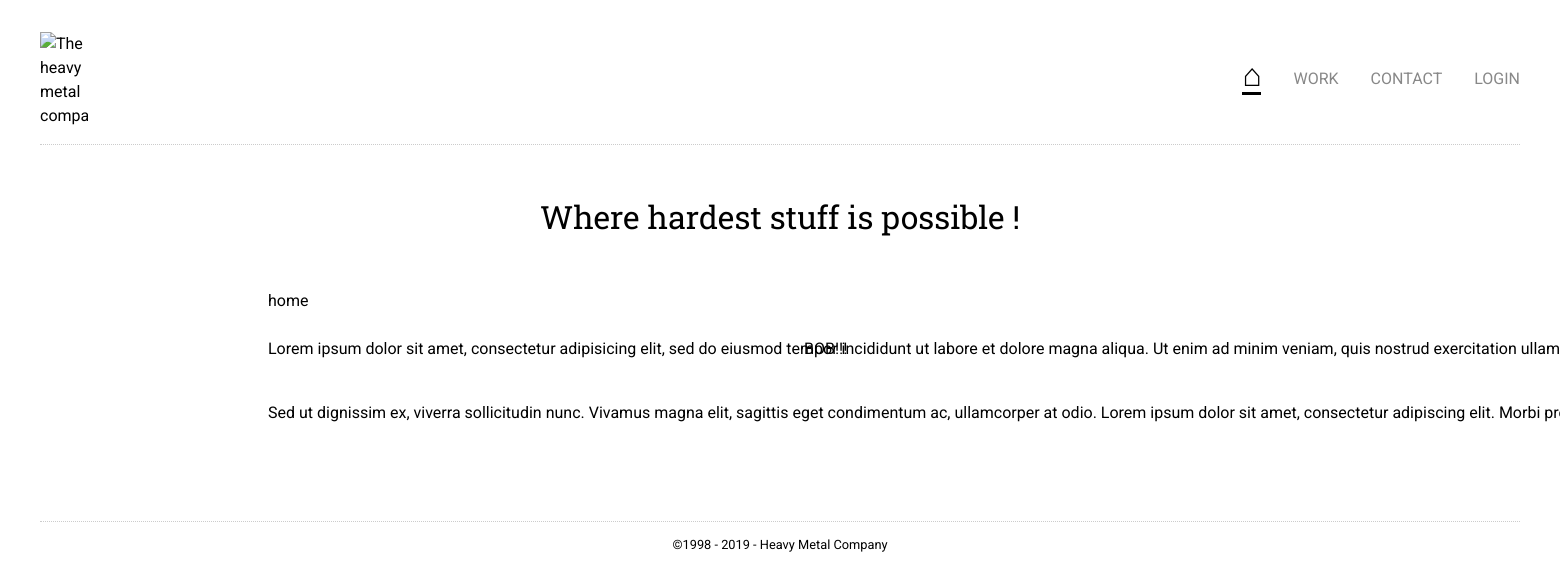
The page / on the database its author committed.
### tables this page shows
CREATE TABLE `pages` (
  `id` smallint(5) unsigned NOT NULL AUTO_INCREMENT,
  `parent_id` smallint(5) unsigned NOT NULL DEFAULT '0',
  `page_key` varchar(20) DEFAULT NULL,
  `title` varchar(255) NOT NULL,
  `menu` varchar(50) DEFAULT NULL,
  `slug` varchar(255) NOT NULL,
  `content` text,
  `is_home` tinyint(1) unsigned DEFAULT '0',
  `is_visible` tinyint(1) unsigned DEFAULT '1',
  `position` tinyint(3) unsigned DEFAULT NULL,
  `last_update` timestamp NOT NULL DEFAULT CURRENT_TIMESTAMP ON UPDATE CURRENT_TIMESTAMP,
  `created_on` timestamp NOT NULL DEFAULT CURRENT_TIMESTAMP,
  PRIMARY KEY (`id`)
);

### php/pdo.php (called while the page is built)
<?php
$db_host    = '127.0.0.1';
$db_name    = 'poco_minisite';
$db_user    = 'root';
$db_pass    = '444666';
$db_charset = 'utf8mb4';
$dsn = "mysql:host=$db_host;dbname=$db_name;charset=$db_charset";
$pdo_options = [
  PDO::ATTR_EMULATE_PREPARES    => false,
  PDO::ATTR_DEFAULT_FETCH_MODE  => PDO::FETCH_ASSOC,
  PDO::ATTR_ERRMODE             => PDO::ERRMODE_EXCEPTION
];
$db = null;
try {
  $db = new PDO($dsn, $db_user, $db_pass, $pdo_options);
} catch (PDOException $e) {
  echo $e->getMessage();
}
function db() {
	global $db;
	if(is_object($db)) {
    return $db;
  }
  else {
    exit("DB IS NOT AN OBJECT! No database connection.");
  }
}

### php/queries.php (called while the page is built)
<?php
function query($zone, $params = []) {
	switch($zone) {
		case 'settings' :
			$sql = "SELECT settings_key, settings_value FROM settings ORDER BY position ASC";
			try {
				$sth = db()->prepare($sql);
				$sth->execute($params);
				$results = $sth->fetchAll(PDO::FETCH_KEY_PAIR);
			} catch(PDOException $e) {
				debug($e->getMessage());
			}
		break;
		case 'menus' :
			$where = "";
			if(!is_admin()) {
				$where = "WHERE is_visible = ?";
				$params[] = 1;
			}
			$sql = "SELECT slug, menu, is_home, is_visible FROM pages $where ORDER BY position ASC";
			try {
				$sth = db()->prepare($sql);
				$sth->execute($params);
				$results = $sth->fetchAll();
			} catch(PDOException $e) {
				debug($e->getMessage());
			}
		break;
		case 'page' :
			$and = "";
			if(!is_admin()) {
				$and = "AND is_visible = ?";
				$params[] = 1;
			}
			$sql = "SELECT page_key, title, content FROM pages WHERE slug = ? $and";
			try {
				$sth = db()->prepare($sql);
				$sth->execute($params);
				$results = $sth->fetch();
			} catch(PDOException $e) {
				debug($e->getMessage());
			}
		break;
		case 'home_slug' :
			$sql = "SELECT slug FROM pages WHERE is_home = ?";
			$params[] = 1;
			try {
				$sth = db()->prepare($sql);
				$sth->execute($params);
				$results = $sth->fetch();
			} catch(PDOException $e) {
				debug($e->getMessage());
			}
		break;
	}
	return $results;
}

### php/functions.php (the view, shortened to what this page needs)
<?php
$get_page = router();
$params = [
  'get_page'    => $get_page,
  'settings'    => query('settings'),
  'menus'       => query('menus'),
	'active_page' => query('page', [$get_page])
];
function is_admin() {
  return (bool)$_SESSION['is_admin'];
}
function router() {
  $from_root    = str_replace('/index.php', '', $_SERVER['PHP_SELF']).'/';
  $uri          = $_SERVER['REQUEST_URI'];
  $uri_page     = str_replace($from_root, '', $uri);
	if(!empty($uri_page)) {
		$get_page = $uri_page;
	}
	else {
		$home = query('home_slug');
		$get_page	= $home['slug'];
	}
  return $get_page;
}
function menu_html($params = []) {
  $menus = query('menus');
	$get_page = $params['get_page'];
  $html = '';
  $html .= '<ul id="main-menu" class="menu UPP DF">'.PHP_EOL;
  foreach($menus as $item) {
    $slug = $item['slug'];
    $is_home = (bool)$item['is_home'];
    $active = $slug === $get_page ? ' active' : '';
    $is_home_class = $is_home ? ' is-home' : '';
    $hidden_class = $item['is_visible'] > 0 ? '' : ' hidden';
    $menu = $is_home ? '<span class="is-home">⌂</span>' : $item['menu'];
    $html .= '<li class="menu-item'.$active.$is_home_class.$hidden_class.'"><a href="'.$slug.'">'.$menu.'</a></li>'.PHP_EOL;
  }
  $log_str = (is_admin()) ? 'LOGOUT' : 'LOGIN';
  $log_href = (is_admin()) ? 'admin/index.php?page=login&action=logout' : 'admin/';
  $html .= '<li class="menu-item"><a href="'.$log_href.'">'.$log_str.'</a></li>'.PHP_EOL;
  $html .= '</ul>'.PHP_EOL;
  return $html;
}
function title($zone = 'content', $params = []) {
  $settings    = $params['settings'];
  $active_page  = $params['active_page'];
  $global_title = $settings['global_title'];
  $page_title   = $active_page['title'];
  if($zone === 'head') {
    return $page_title.' - '.$global_title;
  }
  return $page_title;
}
function content($params = []) {
  $active_page = $params['active_page']; show($active_page['page_key']);
  $form_start = '<form action="index.php" method="post"><input name="user-action" type="hidden" value="sent-contact-form">';
  $form_end = '</form>';
  $page_content = $active_page['content'];
  $content = ($active_page['page_key'] !== 'contact') ? $page_content : $form_start.$page_content.$form_end;
  return $content;
}
function show($data = '') {
	echo '<pre>';
	print_r($data);
	echo '<pre>';
}

### index.php (shortened to what this page needs)
<?php
require_once('php/pdo.php');
require_once('php/queries.php');
require_once('php/functions.php');
?>
<!DOCTYPE html>
<html>
  <head>
    <link rel="stylesheet" href="css/style.css">
    <link rel="stylesheet" href="css/editor.css">
  </head>
  <body id="<?php echo $params['active_page']['page_key']; ?>">
    <header class="header">
      <figure class="logo-figure">
        <a href="./"><img src="img/logo.svg" alt="The heavy metal company"></a>
      </figure>
      <nav class="nav">
        <?php echo menu_html($params); ?>
      </nav>
    </header>
    <main class="content">
      <h1 class="main-title"><?php echo title('content', $params); ?></h1>
      <?php echo content($params); ?>
    </main>
    <footer class="footer">
      <p>&copy;1998 - <?php echo date('Y'); ?> - Heavy Metal Company</p>
    </footer>
  </body>
</html>

### css/style.css (style rules this page uses)
a,abbr,acronym,address,applet,article,aside,audio,b,big,blockquote,body,canvas,caption,center,cite,code,dd,del,details,dfn,div,dl,dt,em,embed,fieldset,figcaption,figure,footer,form,h1,h2,h3,h4,h5,h6,header,hgroup,html,i,iframe,img,ins,kbd,label,legend,li,mark,menu,nav,object,ol,output,p,pre,q,ruby,s,samp,section,small,span,strike,strong,sub,summary,sup,table,tbody,td,tfoot,th,thead,time,tr,tt,u,ul,var,video { margin:0;padding:0;border:0;font:inherit;vertical-align:baseline }
article,aside,details,figcaption,figure,footer,header,hgroup,menu,nav,section { display:block }
body { line-height:1 }
ol,ul { list-style:none }
html { -webkit-box-sizing:border-box; -moz-box-sizing:border-box; box-sizing:border-box; }
*, *:before, *:after { box-sizing:inherit; }
a { text-decoration:none;outline:none;color:inherit; }
html { box-sizing: border-box; }
html { font-size: 16px; }
body { font-size: 1em; font-family: Roboto, sans-serif; line-height: 1.5; }
h1, h2, h3 { font-family: "Roboto Slab", serif; }
h1 { font-size:2em; }
p { margin-bottom: 1em; }
.cols { column-gap: 3em; }
.two-cols { column-count: 2; }
body { margin: 20px 5%; }
.header { display: flex; justify-content: space-between; align-items: center; padding-bottom: 1em; border-bottom: dotted 1px #ccc; min-height: 73px; }
.logo-figure img { display: block; width: 3em; height: auto; }
.menu { display: flex; justify-content: flex-end; }
.menu li { margin-left: 15%; line-height: 1; }
.menu a { color: #888; position: relative; transition: color .4s ease; }
.menu a:hover, .menu .active a { color: #000; }
.menu .active a:after { content: ""; position: absolute; bottom: -0.3em; left: 0; display: block; width: 100%; height: 0; border-top: solid 3px #000; }
.menu a .is-home { font-size: 2em; line-height: .6rem; }
.content { width: 100%; margin: 3em 0; }
.main-title { text-align: center; margin-bottom: 3rem; }
.footer { font-size: .8em; text-align: center; padding-top: 1em; border-top: dotted 1px #ccc; }
@media (min-width: 768px) { body { margin: 2em 40px; } }
@media (min-width: 768px) { .cols { column-gap: 3em; } }
@media (min-width: 768px) { .two-cols { column-count: 2; } }
@media (min-width: 768px) { .menu li { margin-left: 2em; } }
@media (min-width: 768px) { .content { max-width: 1024px; margin: 3em auto; } }

### rows shown on the page
pages: title "Where hardest stuff is possible !", content($params) "home Lorem ipsum dolor sit amet, consectetur adipisicing elit, sed do eiusmod tempor incididunt ut labore et dolore magna aliqua. Ut enim ad minim veniam, quis nostrud exercitation Sed ut dignissim ex, viverra sollicitudin nunc. Vivamus magna elit, sagittis eget condimentum ac, ullamcorper at odio. Lorem ipsum dolor sit amet, consectetur adipiscing elit. Morbi BOB!!!"
pages: menu "WORK"
pages: menu "CONTACT"

### other values the page prints
$log_str "LOGIN"
